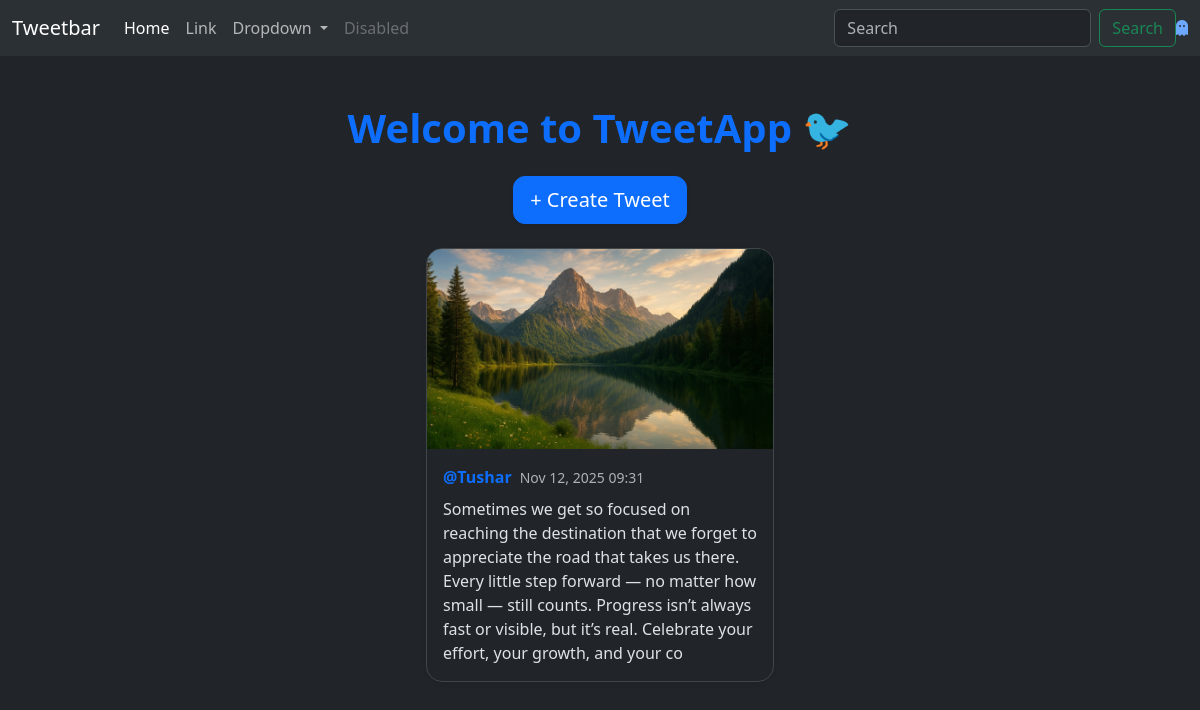
Screenshot of /tweet_home/ with the database file from the repository.
### tweet_app/models.py (models this page shows, shortened)
class Tweet(models.Model):
    user = models.ForeignKey(User, on_delete=models.CASCADE)
    text = models.TextField(max_length=280)
    photo = models.ImageField(upload_to="photos/", blank=True, null=True)
    created_at = models.DateTimeField(auto_now_add=True)
    updated_at = models.DateTimeField(auto_now=True)

### tweet_app/views.py (the view)
# urls.py: path('tweet_home/', views.tweet_list, name='tweet_list'),
def tweet_list(request):
    tweets = Tweet.objects.all().order_by("-created_at")
    return render(request, 'tweet_list.html',{"tweets":tweets})

### tweet_app/templates/tweet_list.html (shortened to what this page needs)
{% extends "layout.html" %}
{% block content %}
<div class="container py-5">
    <h1 class="text-center mb-4 fw-bold text-primary">Welcome to TweetApp 🐦</h1>
    <div class="d-flex justify-content-center mb-4">
        <a class="btn btn-lg btn-primary shadow-sm" style="border-radius: 12px;" href="{% url 'tweet_create' %}">
            + Create Tweet
        </a>
    </div>
    {% if tweets %}
        <div class="row justify-content-center g-4">
            {% for tweet in tweets %}
                <div class="col-md-4 col-sm-6">
                    <div class="card shadow-sm border border-secondary-subtle h-100"
                         style="border-radius: 16px; overflow: hidden;">
                        {% if tweet.photo %}
                            <img src="{{ tweet.photo.url }}" class="card-img-top" alt="Tweet Image"
                                 style="height: 200px; object-fit: cover;">
                        {% endif %}
                        <div class="card-body">
                            <div class="d-flex align-items-center mb-2">
                                <div class="fw-semibold text-primary me-2">@{{ tweet.user.username }}</div>
                                {% if tweet.created_at %}
                                    <small class="text-muted">{{ tweet.created_at|date:"M d, Y H:i" }}</small>
                                {% endif %}
                            </div>
                            <p class="card-text fs-6">{{ tweet.text }}</p>
                        </div>
                    </div>
                </div>
            {% endfor %}
        </div>
    {% else %}
        <p class="text-center text-muted mt-5 fs-5">No tweets yet. Be the first to post!</p>
    {% endif %}
</div>
{% endblock %}

### templates/layout.html (shortened to what this page needs)
{% load static %}
<!DOCTYPE html>
<html lang="en" data-bs-theme="dark">
    <head>
        <link href="https://cdn.jsdelivr.net/npm/bootstrap@5.3.8/dist/css/bootstrap.min.css" rel="stylesheet">
</head>
<body>
    <nav class="navbar navbar-expand-lg bg-body-tertiary">
        <div class="container-fluid">
            <a class="navbar-brand" href="#">Tweetbar</a>
            <div class="collapse navbar-collapse" id="navbarSupportedContent">
                <ul class="navbar-nav me-auto mb-2 mb-lg-0">
                    <li class="nav-item">
                    <a class="nav-link active" aria-current="page" href="#">Home</a>
                    </li>
                    <li class="nav-item">
                    <a class="nav-link" href="#">Link</a>
                    </li>
                    <li class="nav-item dropdown">
                        <a class="nav-link dropdown-toggle" href="#" role="button" data-bs-toggle="dropdown" aria-expanded="false">
                            Dropdown
                        </a>
                    </li>
                    <li class="nav-item">
                        <a class="nav-link disabled" aria-disabled="true">Disabled</a>
                    </li>
                </ul>
                <form class="d-flex" role="search" method="GET" action="{% url 'tweet_search' %}">
                    <input class="form-control me-2" type="search" placeholder="Search" name="search" aria-label="Search"/>
                    <button class="btn btn-outline-success" type="submit">Search</button>
                </form>
                <a href="#"><i class="fa-solid fa-ghost"></i></a>
            </div>
        </div>
    </nav>
    <div class="container">
        {% block content %}
        {% endblock %}
    </div>
</body>
</html>

### rows the page displays
Tweet: photo (picture), user.username "Tushar", created_at "Nov 12, 2025 09:31", text "Sometimes we get so focused on reaching the destination that we forget to appreciate the road that takes us there. Every little step forward — no matter how small — still counts. Progress isn’t always fast or visible, but it’s real. Celebrate your effort, your growth, and your co"
